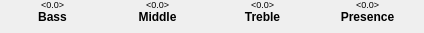
   <widget class="QWidget" name="valPage13">
    <widget class="QLabel" name="val20">
     <property name="geometry">
      <rect>
       <x>320</x>
       <y>-3</y>
       <width>95</width>
       <height>15</height>
      </rect>
     </property>
     <property name="font">
      <font>
       <pointsize>7</pointsize>
      </font>
     </property>
     <property name="text">
      <string>&lt;0.0&gt;</string>
     </property>
     <property name="alignment">
      <set>Qt::AlignCenter</set>
     </property>
    </widget>
    <widget class="QLabel" name="val19">
     <property name="geometry">
      <rect>
       <x>215</x>
       <y>-3</y>
       <width>95</width>
       <height>15</height>
      </rect>
     </property>
     <property name="font">
      <font>
       <pointsize>7</pointsize>
      </font>
     </property>
     <property name="text">
      <string>&lt;0.0&gt;</string>
     </property>
     <property name="alignment">
      <set>Qt::AlignCenter</set>
     </property>
    </widget>
    <widget class="QLabel" name="val17">
     <property name="geometry">
      <rect>
       <x>5</x>
       <y>-3</y>
       <width>95</width>
       <height>15</height>
      </rect>
     </property>
     <property name="font">
      <font>
       <pointsize>7</pointsize>
      </font>
     </property>
     <property name="text">
      <string>&lt;0.0&gt;</string>
     </property>
     <property name="alignment">
      <set>Qt::AlignCenter</set>
     </property>
    </widget>
    <widget class="QLabel" name="val17Title">
     <property name="geometry">
      <rect>
       <x>5</x>
       <y>9</y>
       <width>95</width>
       <height>15</height>
      </rect>
     </property>
     <property name="font">
      <font>
       <weight>75</weight>
       <bold>true</bold>
      </font>
     </property>
     <property name="styleSheet">
      <string notr="true"/>
     </property>
     <property name="frameShape">
      <enum>QFrame::NoFrame</enum>
     </property>
     <property name="text">
      <string>Bass</string>
     </property>
     <property name="alignment">
      <set>Qt::AlignCenter</set>
     </property>
     <property name="margin">
      <number>0</number>
     </property>
    </widget>
    <widget class="QLabel" name="val18Title">
     <property name="geometry">
      <rect>
       <x>110</x>
       <y>9</y>
       <width>95</width>
       <height>15</height>
      </rect>
     </property>
     <property name="font">
      <font>
       <weight>75</weight>
       <bold>true</bold>
      </font>
     </property>
     <property name="styleSheet">
      <string notr="true"/>
     </property>
     <property name="text">
      <string>Middle</string>
     </property>
     <property name="alignment">
      <set>Qt::AlignCenter</set>
     </property>
    </widget>
    <widget class="QLabel" name="val19Title">
     <property name="geometry">
      <rect>
       <x>215</x>
       <y>9</y>
       <width>95</width>
       <height>15</height>
      </rect>
     </property>
     <property name="font">
      <font>
       <weight>75</weight>
       <bold>true</bold>
      </font>
     </property>
     <property name="styleSheet">
      <string notr="true"/>
     </property>
     <property name="text">
      <string>Treble</string>
     </property>
     <property name="alignment">
      <set>Qt::AlignCenter</set>
     </property>
    </widget>
    <widget class="QLabel" name="val18">
     <property name="geometry">
      <rect>
       <x>110</x>
       <y>-3</y>
       <width>95</width>
       <height>15</height>
      </rect>
     </property>
     <property name="font">
      <font>
       <pointsize>7</pointsize>
      </font>
     </property>
     <property name="text">
      <string>&lt;0.0&gt;</string>
     </property>
     <property name="alignment">
      <set>Qt::AlignCenter</set>
     </property>
    </widget>
    <widget class="QLabel" name="val20Title">
     <property name="geometry">
      <rect>
       <x>320</x>
       <y>9</y>
       <width>95</width>
       <height>15</height>
      </rect>
     </property>
     <property name="font">
      <font>
       <weight>75</weight>
       <bold>true</bold>
      </font>
     </property>
     <property name="styleSheet">
      <string notr="true"/>
     </property>
     <property name="text">
      <string>Presence</string>
     </property>
     <property name="alignment">
      <set>Qt::AlignCenter</set>
     </property>
    </widget>
   </widget>
